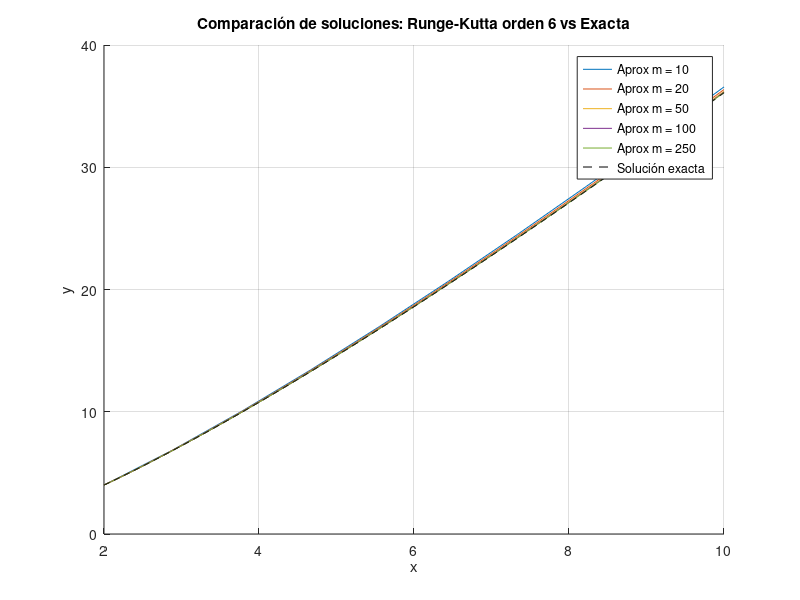

Recreate this plot in MATLAB.
function script_principal()
    % script_principal: Define y ejecuta un problema de valor inicial (PVI) para una EDO,
    % comparando la solución numérica obtenida con el método de Runge-Kutta de orden 6
    % para diferentes números de pasos contra una solución exacta conocida.
    % Grafica todas las soluciones para su comparación visual.
    %
    % Parámetros:
    % Ninguno explícito. Utiliza variables definidas localmente para configurar el problema.
    %
    % Retorna:
    % Ninguno explícito. Genera una figura con las gráficas de las soluciones.
    %
    % EDO a resolver (implícita en runge_kutta_6): y' = (x + y) / x
    % Condición inicial: y(2) = 4
    % Intervalo de solución: [2, 10]
    % Solución exacta: y(x) = x * log(x / 2) + 2 * x

    intervalos = [2 10];
    m_vals = [10 20 50 100 250];
    y0 = 4;

    figure;
    hold on;
    colors = lines(length(m_vals));

    for i = 1:length(m_vals)
        m = m_vals(i);
        [x, y] = runge_kutta_6(intervalos(1), intervalos(2), y0, m);
        plot(x, y, 'Color', colors(i,:), 'DisplayName', ["Aprox m = " num2str(m)]);
    end

    x_exact = linspace(intervalos(1), intervalos(2), 1000);
    y_exact = x_exact .* log(x_exact / 2) + 2 * x_exact;
    plot(x_exact, y_exact, 'k--', 'DisplayName', 'Solución exacta');

    xlabel('x');
    ylabel('y');
    title('Comparación de soluciones: Runge-Kutta orden 6 vs Exacta');
    legend show;
    grid on;
    hold off;
end

function [x, y] = runge_kutta_6(a, b, y0, m)

    % runge_kutta_6: Resuelve una Ecuación Diferencial Ordinaria (EDO) de primer orden
    % y' = f(x,y) con una condición inicial y(a) = y0, utilizando un método
    % específico de Runge-Kutta de orden 6.
    % La función f(x,y) está definida internamente como (x+y)/x.
    %
    % Parámetros:
    % a : double, Límite inferior del intervalo de integración.
    % b : double, Límite superior del intervalo de integración.
    % y0 : double, Condición inicial y(a).
    % m : int, Número de puntos en la discretización (incluyendo los extremos).
    % El tamaño del paso h se calcula como (b-a)/(m-1).
    %
    % Retorna:
    % x : vector (1,m), Puntos x donde se calcula la solución.
    % y : vector (1,m), Solución numérica y(x) en los puntos x.

    h = (b - a) / (m - 1);
    x = linspace(a, b, m);
    y = zeros(1, m);
    y(1) = y0;

    f = @(x, y) (x + y) / x;

    for i = 1:m-1
        k1 = h * f(x(i), y(i));
        k2 = h * f(x(i) + h/3, y(i) + k1/3);
        k3 = h * f(x(i) + 2*h/5, y(i) + (4*k1 + 6*k2)/25);
        k4 = h * f(x(i) + h, y(i) + (k1 - 12*k2 + 15*k3)/4);
        k5 = h * f(x(i) + 2*h/3, y(i) + (6*k1 + 90*k2 - 50*k3 + 8*k4)/81);
        k6 = h * f(x(i) + 4*h/5, y(i) + (6*k1 + 36*k2 + 10*k3 + 8*k4 + 7*k5)/75);

        y(i+1) = y(i) + (23*k1 + 125*k2 - 81*k5 + 125*k6) / 192;
    end
end

% Ejecutar automáticamente si se compila
script_principal();

